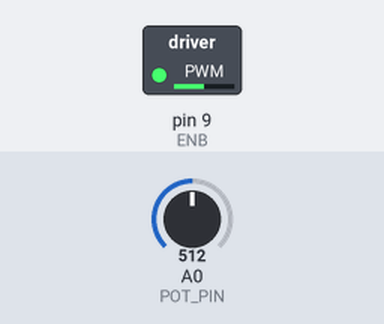
The sketch below on a simulated Arduino Uno, built with avr-gcc and run on an emulated ATmega328P. Shown: switched loads named in the sketch (green lamp = pin HIGH). Inputs (shaded band) come from the test bench; at power-on: A0 (POT_PIN) = 512.

Above: at 1.2 s.
1.3 s: A0 (POT_PIN) set to 716
At 2.3 s:
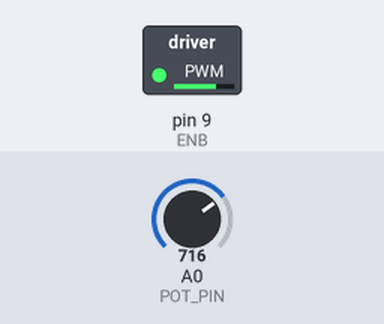
2.8 s: A0 (POT_PIN) set to 900
At 3.5 s:
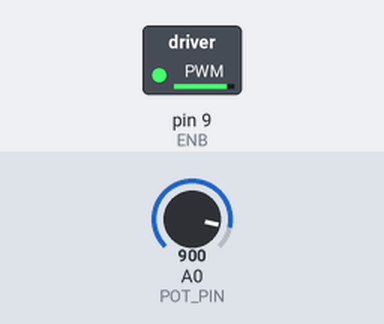
4.3 s: A0 (POT_PIN) set to 122
At 4.6 s:
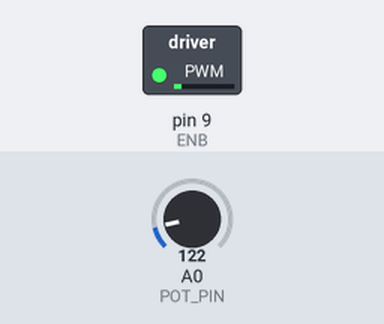
5.8 s: A0 (POT_PIN) set to 0
At 7.0 s:
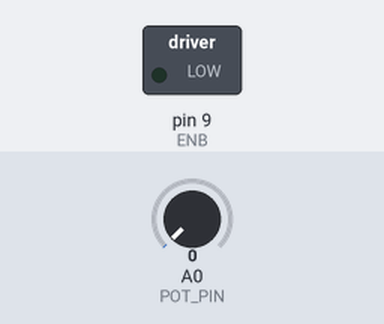
7.3 s: A0 (POT_PIN) set to 511
At 8.1 s:
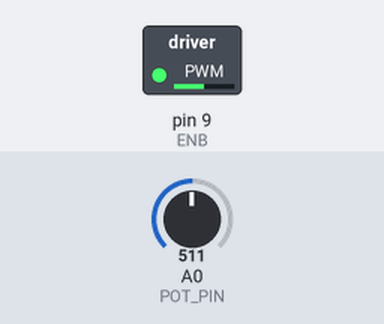
Timing chart, 0 to 9.8 s (numbered marks = the images above; inputs shaded):
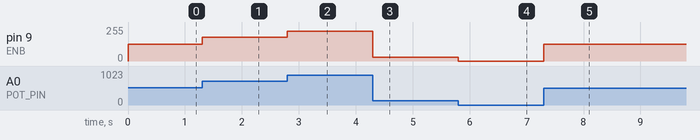

The sketch:

L293D_Motor.ino
```cpp
int ENB = 9, POT_PIN = A0; // we define pin variables here
void setup()
{
pinMode(ENB, OUTPUT);
pinMode(POT_PIN,INPUT); // defining the pot pin as input pin
}
void loop()
{
int inp = analogRead(POT_PIN); // read the value of pot pin
int motor_speed = map(inp,0,1023,0,255); // map the value from [0,1023] to [0,255]
analogWrite(ENB,motor_speed); // set the speed to motor_speed
}
```

Measured:
- after the input at 1.3 s, pin 9 (ENB): 127/255 → 178/255 at once
- after the input at 2.8 s, pin 9 (ENB): 178/255 → 224/255 at once
- after the input at 4.3 s, pin 9 (ENB): 224/255 → 30/255 at once
- after the input at 5.8 s, pin 9 (ENB): 30/255 → 0/255 at once
- after the input at 7.3 s, pin 9 (ENB): 0/255 → 127/255 at once
